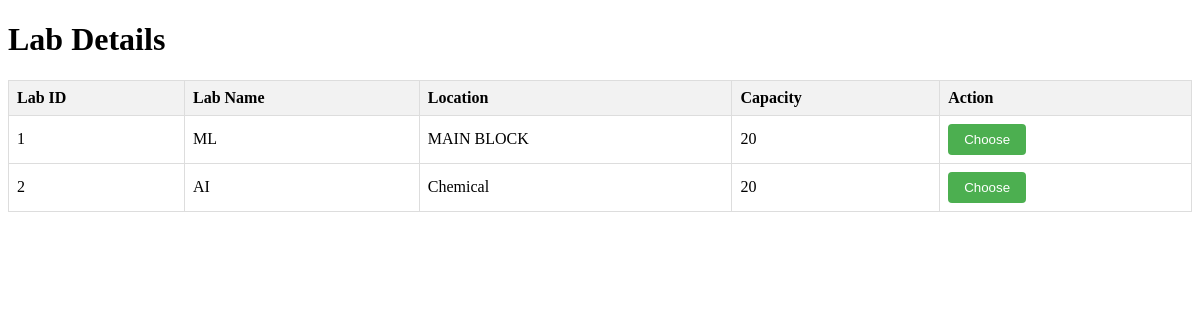
/labs, run on an earlier commit of the app's database.
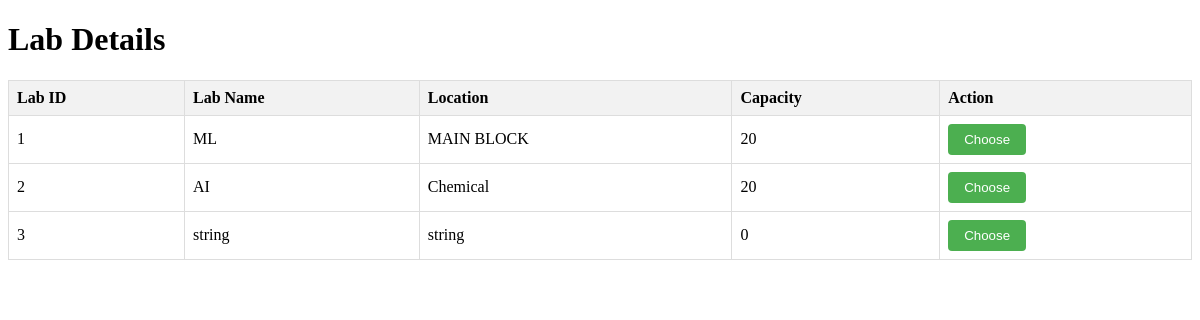
And on a later commit of the database.
### app/models/models.py (models this page shows)
class LabInfo(Base):
    __tablename__ = "Lab_Info"
    Lab_ID: int = Column(Integer, primary_key=True, autoincrement=True)
    Lab_Name: str = Column(String(255), nullable=False)
    Lab_Location: str = Column(String(255), nullable=False)
    Lab_Capacity: int = Column(Integer, nullable=False)

### app/main.py (the view)
@app.get("/labs", response_class=HTMLResponse)
async def get_labs(request: Request, db: Session = Depends(get_db)):
    try:
        labs = db.query(models.LabInfo).all()
        return templates.TemplateResponse("labs.html", {"request": request, "labs": labs})
    except Exception as e:
        print(f"Error rendering labs.html: {e}")
        return HTMLResponse(content="An error occurred while rendering labs.html", status_code=500)

### templates/labs.html (shortened to what this page needs)
<!DOCTYPE html>
<html lang="en">
<head>
</head>
<body>
<h1>Lab Details</h1>
<table>
    <thead>
        <tr>
            <th>Lab ID</th>
            <th>Lab Name</th>
            <th>Location</th>
            <th>Capacity</th>
            <th>Action</th>
        </tr>
    </thead>
    <tbody>
        {% for lab in labs %}
            <tr>
                <td>{{ lab.Lab_ID }}</td>
                <td>{{ lab.Lab_Name }}</td>
                <td>{{ lab.Lab_Location }}</td>
                <td>{{ lab.Lab_Capacity }}</td>
                <td>
                    <button onclick="chooseLab('{{ lab.Lab_ID }}')">Choose</button>
                </td>
            </tr>
        {% endfor %}
    </tbody>
</table>
</body>
</html>

### templates/labs.html (style rules this page uses)
table { width: 100%; border-collapse: collapse; margin-top: 20px; }
th, td { border: 1px solid #dddddd; text-align: left; padding: 8px; }
th { background-color: #f2f2f2; }
button { background-color: #4CAF50; color: white; padding: 8px 16px; border: none; border-radius: 4px; cursor: pointer; }

What changed in the data, as far as the page shows it:
added LabInfo: Lab_ID "3", Lab_Name "string", Lab_Location "string", Lab_Capacity "0"
